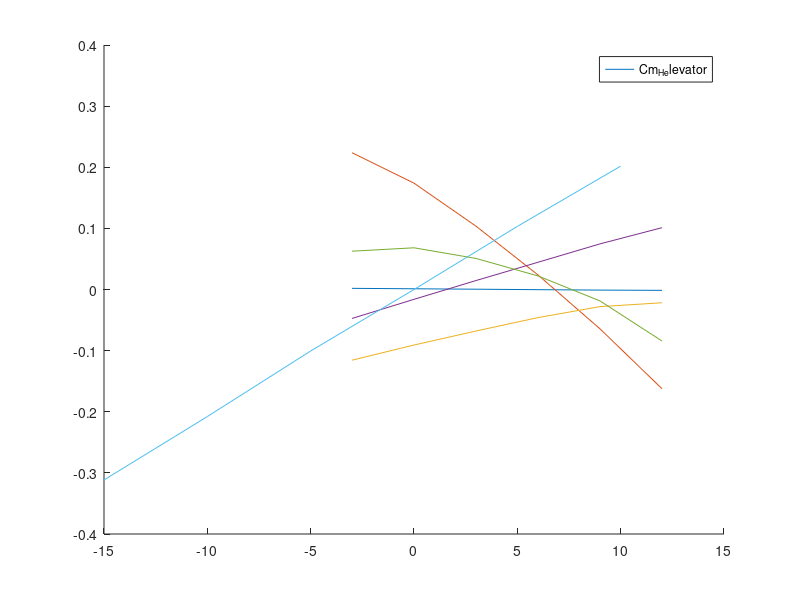

Reproduce this figure in MATLAB.
Aero.Sref=1.124;
Aero.Lref=0.3114;
Aero.Jx=8.07546425;
Aero.Jy=4.17029;
Aero.Jz=4.010776893;
Aero.Tmax=27*9.8*0.5;
HD=180/pi;

Aero.CL=[
0.767869272
1.095366185
1.409441063
1.682768829
1.853098264
1.897922071];

Aero.CL_alpha=[
-3
0
3
6
9
12];
%%%%%%%%%%%%%%%%%%%%%%%%%%%%%%%%%%%%%%%%%
Aero.CD=[    
0.068676435
0.079381248
0.100082439
0.127579621
0.163397582
0.213587951];

Aero.CD_alpha=[
-3
0
3
6
9
12];

Aero.CC=[ 
    0
0.018122654
0.036541923
0.050539414];

Aero.CC_beta=[
    0
    3
    6
    9];
Aero.CC_dr=0.029836112/15;

%%%%%%%%%%%%%%%%%%%%%%%%%%%%%%%%%%%%%%%%%%%%%%%%%%
Cm_data=[
0.001889435
0.22380212
-0.115666
-0.047363078
0.062662 
0.001186697
0.17396559
-0.090838168
-0.016074557
0.068240 
0.000494569
0.1036226
-0.067919388
0.014645537
0.050843 
-0.000262666
0.023816853
-0.045944899
0.044563239
0.022173 
-0.000963774
-0.064354702
-0.028005074
0.074650331
-0.018673 
-0.001388939
-0.16231179
-0.021700888
0.101139157
-0.084262]; 

Aero.Cm_alpha=[
-3
0
3
6
9
12];
% %
% F-机身
% H-平尾
% L-机翼
% V-立尾
Cm_data_all=reshape(Cm_data,5,[])';
Aero.Cm_V=Cm_data_all(:,1);
Aero.Cm_H=Cm_data_all(:,2);
Aero.Cm_L=Cm_data_all(:,3);
Aero.Cm_F=Cm_data_all(:,4);
Aero.Cm_sum=Cm_data_all(:,5);
hold on
plot(Aero.Cm_alpha,Aero.Cm_V);
plot(Aero.Cm_alpha,Aero.Cm_H);
plot(Aero.Cm_alpha,Aero.Cm_L);
plot(Aero.Cm_alpha,Aero.Cm_F);
plot(Aero.Cm_alpha,Aero.Cm_sum);
legend('V','H','L','F','sum')


Cm_data_elevator=[
-0.10514733	-0.10499458	-0.10605265	-0.105726028	-0.10810534	-0.1076928
-0.13760585	-0.033901441	0.073374812	0.17396559	0.27718708	0.37578667]';
Cm_H_elevator=Cm_data_elevator(:,2);
Cm_sum_del_H =Cm_data_elevator(:,1);
Aero.Cm_elevator=[-15 -10 -5 0 5 10];
Aero.Cm_H_de=Cm_H_elevator-Cm_H_elevator(4);
plot(Aero.Cm_elevator,Aero.Cm_H_de)
legend('Cm_H_elevator')

%%%%%%%%%%%%%%%%%%%%%%%%%%%%%%%%%%%%%%%%%%%%%%%%%%%%
Aero.beta=[0;3;6;9];
Aero.Cl_beta=[
    0
    -0.047535999
    -0.10153719
    -0.14804008
    ];
Aero.Cm_beta=[
    0
    0.052917889
    0.052163516
    0.034450043
    ];
Aero.Cn_beta=[
    0
    0.034639977
    0.075946103
    0.10263015 
    ];
%%%%%%%%%%%%%%%%%%%%%%%%%%%%%%%%%%%%%%%%%%%%%%%%%%%%%%%
Aero.Cn_dr=0.06623314/15;% rudder =[0 30]
Aero.Cn_da=-0.065367069/15;
Aero.Cl_da= 1.035848963/15;
%%%%%%%%%%%%%%%%%%%%%%%%%%%%%%%%%%%%%%%%%%%%%%%%%%%%%%%%%%%%%%%%%%%%





